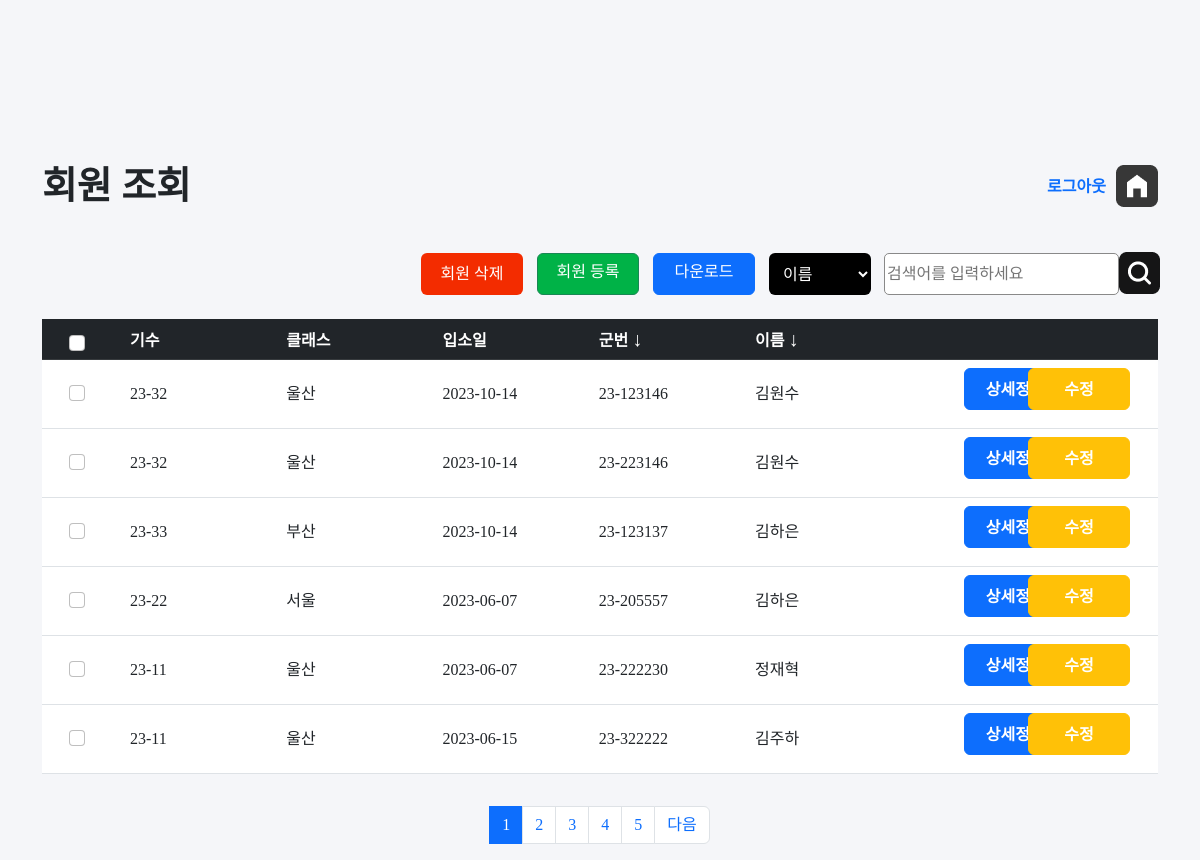
The app's page /jangseong/list.php (signed in), older data.
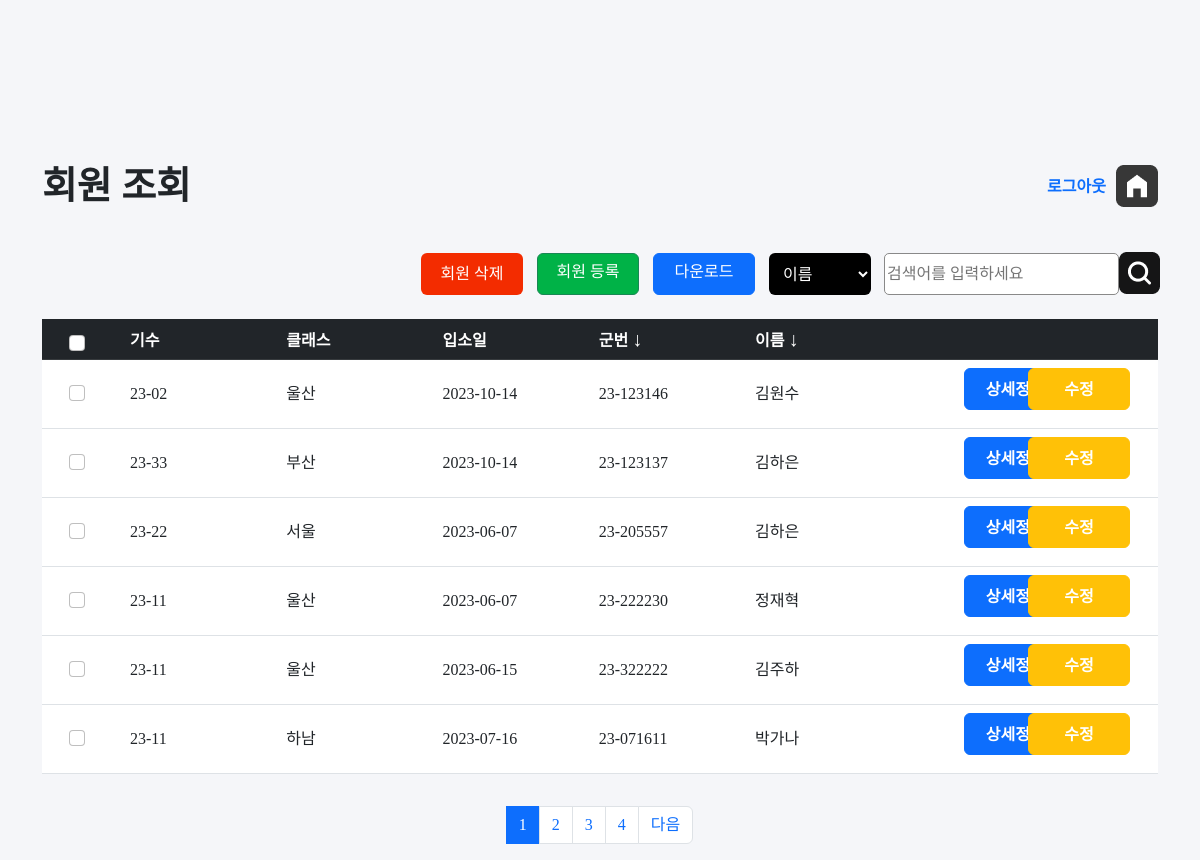
The same page, newer data.
### tables this page shows
CREATE TABLE `member` (
  `id` int(11) NOT NULL,
  `num` varchar(10) NOT NULL,
  `class` varchar(10) NOT NULL,
  `date` date NOT NULL,
  `memID` varchar(20) NOT NULL,
  `name` varchar(20) NOT NULL,
  `password` varchar(20) NOT NULL
);

### jangseong/list.php (the view, shortened to what the changed rows need)
<?php
require 'config.php';
if(!isset($_SESSION["login"]))
{
    echo "
    <div id='messagebox'>
    <script>
    alert('관리자 권한이 없는 계정입니다!');
    window.location.assign('index.php');
    </script>
    </div>
    ";
}
else{
?>
<!DOCTYPE html>
<html lang="en">
<head>
    <link rel="stylesheet" href="style.css">
    <link rel="stylesheet" href="src/bootstrap.min.css">
    <link rel="stylesheet" href="src/style.css">
</head>
<body>
    <div class="container"  >
        <div id="top">
            <h2>회원 조회</h2>
        </div>
    </div>
    <div class="container ">
        <div id="main">
            <form method="get" action="delete.php" name="listmember">
            <table class="table">
                <thead class="table-dark">
                <tr>
                    <th  class="text-center firstcol"  ><input class="form-check-input checklist" type="checkbox" id="myCheck" onclick="checkall()" style="position:relative; left:-5px; "></th>
                    <th class="listcol">기수</th>
                    <th class="listcol">클래스</th>
                    <th class="listcol">입소일</th>
                    <th class="listcol">군번 <a href="sort2.php?act=a" class="btnsort">&#8595;</a></th>
                    <th class="listcol">이름 <a href="sort.php?act=a" class="btnsort">&#8595;</a> </th>
                    <th >&nbsp;</th>
                </tr>
                </thead>
                <tbody>
                <?php
                    $per_page_record = 6;
                    if (isset($_GET["page"])) {
                        $page  = $_GET["page"];
                    }
                    else {
                        $page=1;
                    }
                    $start_from = ($page-1) * $per_page_record;
                    $sql = "SELECT * FROM member  ORDER BY id DESC LIMIT $start_from, $per_page_record ";
                    $result = $conn->query($sql);
                    if ($result->num_rows > 0) {
                    $num = 0;
                    while($row = $result->fetch_assoc()) {
                        $memberID=$row['id'];
                ?>
                <tr>
                    <td class="text-center" > <input class="form-check-input justify-content-center checkitem"  style="position:relative; left:-5px; "  type="checkbox" id="myCheck<?php  echo $num;?>" name="mem[]" value="<?php echo $row['id'];?>"></td>
                    <td><?php echo $row['num']; ?></td>
                    <td><?php echo $row['class']; ?></td>
                    <td><?php echo $row['date']; ?></td>
                    <td><?php echo $row['memID']; ?></td>
                    <td><?php echo $row['name']; ?></td>
                    <td id="cot" ><a href="view.php?memID=<?php echo $row['memID']; ?>" class="btn btn-primary btnfix" style="position:relative; left:53px;" >상세정보</a> <a href="edit.php?id=<?php echo $memberID ?>" class="btn btn-warning btnfix" style="color:white; float:right; margin-right:20px; position:relative; " >수정</a></td>
             </tr>
                <?php
                    $num+=1;
                }
                } else {
                echo "0 results";
                }
                ?>
                </tbody>
            </table>
            </form>
        </div>
    </div>
    <div    class="container">
        <ul class="pagination  justify-content-center"  >
            <?php
                $query = "SELECT COUNT(*) FROM member ORDER BY id";
                $rs_result = mysqli_query($conn, $query);
                $row = mysqli_fetch_row($rs_result);
                $total_records = $row[0];
                $total_pages = ceil($total_records / $per_page_record);
                $pagLink = "";
                for ($i=1; $i<=$total_pages; $i++) {
                    if ($i == $page) {
                        $pagLink .= "<li class='page-item active'><a class = 'page-link' href='list.php?page=".$i."'>".$i." </a></li>";
                    }
                    else  {
                        $pagLink .= "<li class='page-item '><a class='page-link' href='list.php?page=".$i."'> ".$i." </a></li>";
                    }
                }
                echo $pagLink;
                ?>
        </ul>
    </div>
</body>
</html>
<?php
}
?>

Row changes from the older to the newer data that the page shows:
removed member: num "23-32", class "울산", date "2023-10-14", memID "23-123146", name "김원수"
removed member: num "23-32", class "울산", date "2023-10-14", memID "23-223146", name "김원수"
added member: num "23-02", class "울산", date "2023-10-14", memID "23-123146", name "김원수"
now on this page (row unchanged): member: num "23-11", class "하남", date "2023-07-16", memID "23-071611", name "박가나"
Text that changed along with them:
list line gone: "5"
